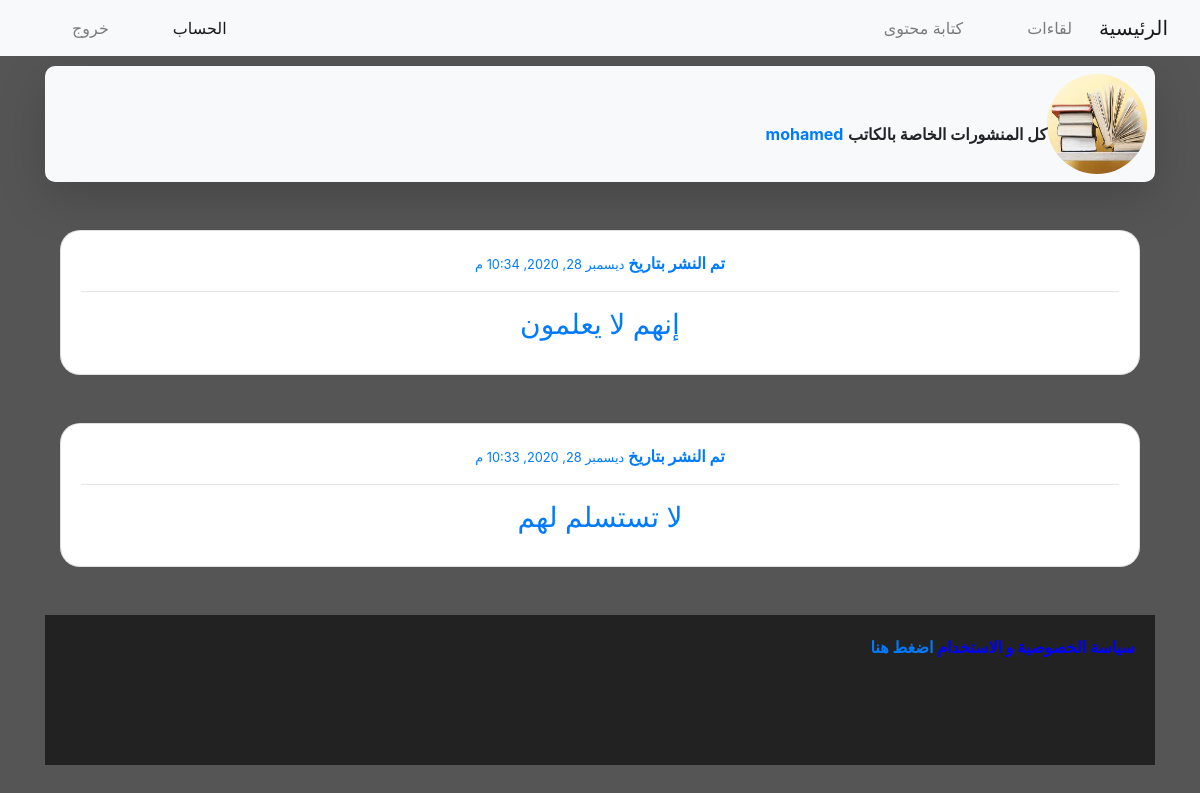
/author/mohamed/, run on the app's committed database.
### users/models.py (models this page shows, shortened)
class Profile(models.Model):
    user = models.OneToOneField(User, on_delete=models.CASCADE)
    imge = models.ImageField(default='default.jpg' ,upload_to='profile_pics')
    نبذة = models.TextField(default='نبذة عنك' )

### blog/models.py (models this page shows, shortened)
class Post(models.Model):
    author = models.ForeignKey(User, on_delete=models.CASCADE)
    العنوان = models.CharField(max_length=70)
    المحتوى = models.TextField()
    date_posted = models.DateTimeField(default=timezone.now)

### blog/views.py (the view)
# urls.py: path('author/<str:username>/', views.author_posts, name='author-posts'),
def author_posts(request, username):
    user = User.objects.get(username=username)
    posts = user.post_set.all().order_by('-date_posted')
    context = {
        'posts': posts,
        'user': user,
        'title':'منشورات' + user.username
    }
    return render(request, 'blog/authorposts.html', context)

### blog/templates/blog/authorposts.html
{% extends 'blog/base.html' %}
{% block content %}
      <div class="radiused card-body d-flex  bg-light mb-5 p-2 shadow-lg">
          <img class="rounded-circle" src="{{user.profile.imge.url}}" width="100" height="100">
          <p class="ml-5 pt-5"><strong>كل المنشورات الخاصة بالكاتب</strong> <a href="#"> <b>{{user.username}}</p>
      </div>
      <div class="container " >
    {% for post in posts %}
    <div class="card mb-5" >
        <div class="card-body">
          <div >
          <p class=""><a href="#"> تم النشر بتاريخ <small> {{post.date_posted}} </small></a></p>
          </div>
          <hr>
          <h3 class="card-title r-1"><a href="{% url 'blog:post' pk=post.pk %}">{{post.العنوان}}</a></h3>
        </div>
    </div>
    {% endfor %}
{% endblock content %}

### blog/static/blog/css/main.css (style rules this page uses)
* { padding:0; margin:0; box-sizing: border-box; direction: rtl; }
body { background-color:#555; }
.radiused { border-radius: 10px; }
.card { direction: rtl; text-align: center; border-radius: 20px; }

### data on the page
Post: date_posted "ديسمبر 28, 2020, 10:34 م", العنوان "إنهم لا يعلمون"
Post: date_posted "ديسمبر 28, 2020, 10:33 م", العنوان "لا تستسلم لهم"

### other printed values
{{ user.username }} "mohamed"
